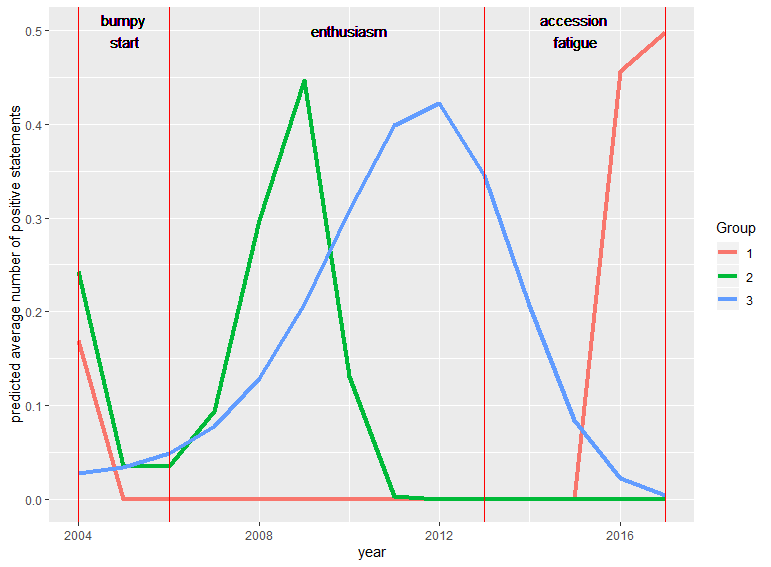

Reproduce this figure in R.
#Trajectory analysis
packs = c("crimCV","tidyverse","reshape2","readxl")

source("http://pcwww.liv.ac.uk/~william/R/crosstab.r")

lapply(packs, library, character.only = T)

eu = read_xlsx(path = "trajectory_analysis_data.xlsx",sheet = 1,trim_ws = T)


eu$date = as.Date.character(eu$date,format = "%Y%m%d")

eu$year = gsub("-[0-9][0-9]-[0-9][0-9]","",eu$date)


eu.trimmed = select(eu, date,a_party,a_name, i_organization, i_position)

eu.trimmed$date = as.Date.character(eu.trimmed$date,format = "%Y%m%d")

eu.trimmed$year = gsub("-[0-9][0-9]-[0-9][0-9]","",eu.trimmed$date)

eu.trimmed[,4:6] = lapply(eu.trimmed[,4:6],as.numeric)

eu.trimmed = filter(.data = eu.trimmed, i_organization >= 600 & i_organization <=700)

eu.count.ind = eu.trimmed%>%group_by(year,a_name,i_position)%>%tally(sort = T)

#positive only:

eu.count.ind.posonly = filter(eu.count.ind, i_position == 1)

eu.count.ind.posonly.w = eu.count.ind.posonly%>%spread(i_position, n)

eu.count.pos.only.w.ind = eu.count.ind.posonly.w %>% spread(year,`1`)

eu.count.pos.only.w.ind[is.na(eu.count.pos.only.w.ind)] = 0

eu.count.pos.only.w.ind.m = as.matrix(x = eu.count.pos.only.w.ind[,2:15])

poly_1 = vector(mode = "list",length = 10)
poly_2 = vector(mode = "list",length = 10)
poly_3 = vector(mode = "list",length = 10)

models.posonly = list(poly_1,poly_2,poly_3)


measures.posonly <- data.frame(cbind(poly = c(),groups=c(),llike=c(),AIC=c(),BIC=c(),CVE=c()))

for (j in 1:3) {

  print(paste0("polynomial order ", j))

  for (i in 1:10){
  
  print(paste0("Group number ", i))
  models.posonly[[j]][[i]] <- crimCV(eu.count.pos.only.w.ind.m,i,rcv=TRUE,dpolyp=j)
  measures.posonly <- rbind(measures.posonly,data.frame(cbind(poly_ord = j,groups=i,llike=models.posonly[[j]][i]$llike,
                                              AIC=models.posonly[[j]][i]$AIC,BIC=models.posonly[[j]][i]$BIC,CVE=models.posonly[[j]][i]$cv)))
}
}



for (j in 1:3) {
  
  print(paste0("polynomial order ", j))
  
  for (i in 1:10){
    
    print(paste0("Group number ", i))
    measures.posonly <- rbind(measures.posonly,data.frame(cbind(poly_ord = j,groups=i,llike=models.posonly[[j]][[i]]$llike,
                                                                AIC=models.posonly[[j]][[i]]$AIC,BIC=models.posonly[[j]][[i]]$BIC,CVE=models.posonly[[j]][[i]]$cv)))
  }
}

measures.posonly = na.omit(measures.posonly)
write.csv(measures.posonly,file = "pos_only_fit_stats.csv",dec = ",")


saveRDS(measures.posonly,file = "selection_measures_pos_only.RDS")
saveRDS(models,file = "models_pos_only.RDS")


long_data_posonly = long_traj(model = models.posonly[[3]][[3]],data = eu.count.pos.only.w.ind.m)

pred_data_posonly = pred_means(model = models.posonly[[3]][[3]])
pred_data_posonly$x = as.numeric(pred_data_posonly$x+2003)
pred_data_posonly$Group = as.factor(pred_data_posonly$Group)

traj_plot_posonly = ggplot(data = pred_data_posonly, aes(x = x, y = pred_mean, group = Group))+
  geom_line(aes(color = Group), size = 1.5)+ geom_vline(xintercept = c(2004,2006,2013,2017),color = "red")+
  geom_text(aes(x=2005, label="bumpy\n start", y=0.5), colour="black", size = 4) +
  geom_text(aes(x=2010, label="enthusiasm", y=0.5), colour="black", size = 4)+
  geom_text(aes(x=2015, label="accession\n fatigue", y=0.5), colour="black", size=4)+
  labs(y = "predicted average number of positive statements", x = "year")

traj_plot_posonly

mep_identy = select(long_data_posonly, GMax, Ord,x)

mep_identy$x = as.numeric(mep_identy$x+2003)

mep_names =data.frame(Ord = seq.int(1,nrow(eu.count.pos.only.w.ind),1),
                      a_name = eu.count.pos.only.w.ind$a_name)

actor_party = read_xlsx(path = "party_mp_lex.xlsx",sheet = 1,na = c("", " "),trim_ws = T)

mep_names = left_join(x = mep_names, y = actor_party,by = "a_name")

mep_identy_party = left_join(mep_identy,mep_names,by = "Ord")

mep_identy_party = na.omit(mep_identy_party)

colnames(mep_identy_party) = c("Group","ID","year","a_name","a_party")


mep_identy_party$year = as.character(mep_identy_party$year)


party_group = crosstab(mep_identy_party,row.vars = "Group",col.vars = "a_party", type = "r",dec.places = 1)

party_group = as.data.frame(party_group$crosstab)

party_group%>%spread(a_party,Freq)%>%write.csv(file="party_group.csv")

eu_parl_group = left_join(x = eu, y = mep_identy_party, by = c("a_name","a_party","year"))

eu_parl_group = filter(eu_parl_group, i_position == 1)

eu_parl_group$m_frames = ifelse(eu_parl_group$Normative == 1 & eu_parl_group$Utilitarian == 1, "both",
                        ifelse(eu_parl_group$Normative == 1 & eu_parl_group$Utilitarian == 0, "Normative",
                               ifelse(eu_parl_group$Normative == 0 & eu_parl_group$Utilitarian == 1, "Utilitarian", "Neither")))

group_frame = crosstab(eu_parl_group, row.vars = "Group",col.vars = "m_frames",type = "r")

group_frame = as.data.frame(group_frame$crosstab)

group_frame%>%spread(m_frames,Freq)%>%write.csv(file="group_frames.csv")

#----
#Conditional

eu.count.ind.cononly = filter(eu.count.ind, i_position == 0)

eu.count.ind.cononly.w = eu.count.ind.cononly%>%spread(i_position, n)

eu.count.ind.cononly.w[is.na(eu.count.ind.cononly.w)] = 0

eu.count.con.only.w.ind = eu.count.ind.cononly.w %>% spread(year,`0`)

eu.count.con.only.w.ind[is.na(eu.count.con.only.w.ind)] = 0

eu.count.con.only.w.ind.m = as.matrix(x = eu.count.con.only.w.ind[,2:11])

models.cononly = vector(mode = "list",length = 10)

measures.cononly <- data.frame(cbind(groups=c(),llike=c(),AIC=c(),BIC=c(),CVE=c()))

for (i in 1:10){
  print(paste0("iteration", i))
  models.cononly[[i]] <- crimCV(eu.count.con.only.w.ind.m,i,rcv=TRUE,dpolyp=3,dpolyl=3)
  measures.cononly <- rbind(measures.cononly,data.frame(cbind(groups=i,llike=models.cononly[[i]]$llike,
                                                              AIC=models.cononly[[i]]$AIC,BIC=models.cononly[[i]]$BIC,CVE=models.cononly[[i]]$cv)))
}

saveRDS(models.cononly,"models_cononly.RDS")
saveRDS(measures.cononly,"selection_measures_con_only.RDS")


long_data_cononly = long_traj(model = models.cononly[[4]],data = eu.count.con.only.w.ind.m)

pred_data_cononly = pred_means(model = models.cononly[[4]])
pred_data_cononly$x = as.numeric(pred_data_cononly$x+2003)
pred_data_cononly$Group = as.factor(pred_data_cononly$Group)

traj_plot_cononly = ggplot(data = pred_data_cononly, aes(x = x, y = pred_mean, group = Group))+
  geom_line(aes(color = Group), size = 1.5)+ geom_vline(xintercept = c(2004,2006,2013,2017),color = "red")+
  geom_text(aes(x=2005, label="bumpy\n start", y=0.8), colour="black", size = 4) +
  geom_text(aes(x=2010, label="enthusiasm", y=0.9), colour="black", size = 4)+
  geom_text(aes(x=2015, label="accession\n fatigue", y=0.8), colour="black", size=4)+
  labs(y = "predicted average number of conditional statements", x = "year")

traj_plot_cononly

mep_identy_con = select(long_data_cononly, GMax, Ord,x)

mep_identy_con$x = as.numeric(mep_identy$x+2003)

mep_names_con =data.frame(Ord = seq.int(1,130,1),
                      a_name = eu.count.con.only.w.ind$a_name)

mep_names_con = left_join(x = mep_names_con, y = actor_party,by = "a_name")

mep_identy_party_con = left_join(mep_identy_con,mep_names_con,by = "Ord")

mep_identy_party_con = na.omit(mep_identy_party_con)

con_traj_crosstab = crosstab(mep_identy_party,row.vars = c("GMax"),col.vars = "a_party",type = "row.pct")

con_traj_crosstab = as.data.frame(x = con_traj_crosstab$crosstab)

con_traj_crosstab = con_traj_crosstab %>% spread(a_party,Freq)

write.csv(con_traj_crosstab,file = "group_party_composition_con.csv")

#Negative only



eu.count.ind.negonly = filter(eu.count.ind, i_position == 2)

eu.count.ind.negonly.w = eu.count.ind.negonly%>%spread(i_position, n)

eu.count.ind.negonly.w[is.na(eu.count.ind.negonly.w)] = 0

eu.count.neg.only.w.ind = eu.count.ind.negonly.w %>% spread(year,`2`)

eu.count.neg.only.w.ind[is.na(eu.count.neg.only.w.ind)] = 0

eu.count.neg.only.w.ind.m = as.matrix(x = eu.count.neg.only.w.ind[,2:9])

models.negonly = vector(mode = "list",length = 10)

measures.negonly <- data.frame(cbind(groups=c(),llike=c(),AIC=c(),BIC=c(),CVE=c()))

for (i in 1:10){
  print(paste0("iteration", i))
  models.negonly[[i]] <- crimCV(eu.count.neg.only.w.ind.m,i,rcv=TRUE,dpolyp=3,dpolyl=3)
  measures.negonly <- rbind(measures.negonly,data.frame(cbind(groups=i,llike=models.negonly[[i]]$llike,
                                                              AIC=models.negonly[[i]]$AIC,BIC=models.negonly[[i]]$BIC,CVE=models.negonly[[i]]$cv)))
}

saveRDS(models.negonly,"models_negonly.RDS")
saveRDS(measures.negonly,"selection_measures_neg_only.RDS")


long_data_negonly = long_traj(model = models.negonly[[4]],data = eu.count.neg.only.w.ind.m)

pred_data_negonly = pred_means(model = models.negonly[[4]])
pred_data_negonly$x = as.numeric(pred_data_negonly$x+2003)
pred_data_negonly$Group = as.factor(pred_data_negonly$Group)

traj_plot_negonly = ggplot(data = pred_data_negonly, aes(x = x, y = pred_mean, group = Group))+
  geom_line(aes(color = Group), size = 1.5)+ geom_vline(xintercept = c(2004,2006,2013,2017),color = "red")+
  geom_text(aes(x=2005, label="bumpy\n start", y=0.8), colour="black", size = 4) +
  geom_text(aes(x=2010, label="enthusiasm", y=0.9), colour="black", size = 4)+
  geom_text(aes(x=2015, label="accession\n fatigue", y=0.8), colour="black", size=4)+
  labs(y = "predicted average number of negative statements", x = "year")

traj_plot_negonly

mep_identy_neg = select(long_data_negonly, GMax, Ord,x)

mep_identy_neg$x = as.numeric(mep_identy$x+2003)

mep_names_neg =data.frame(Ord = seq.int(1,130,1),
                          a_name = eu.count.neg.only.w.ind$a_name)

mep_names_neg = left_join(x = mep_names_neg, y = actor_party,by = "a_name")

mep_identy_party_neg = left_join(mep_identy_neg,mep_names_neg,by = "Ord")

mep_identy_party_neg = na.omit(mep_identy_party_neg)

neg_traj_crosstab = crosstab(mep_identy_party,row.vars = c("GMax"),col.vars = "a_party",type = "row.pct")

neg_traj_crosstab = as.data.frame(x = neg_traj_crosstab$crosstab)

neg_traj_crosstab = neg_traj_crosstab %>% spread(a_party,Freq)

write.csv(neg_traj_crosstab,file = "group_party_composition_neg.csv")
